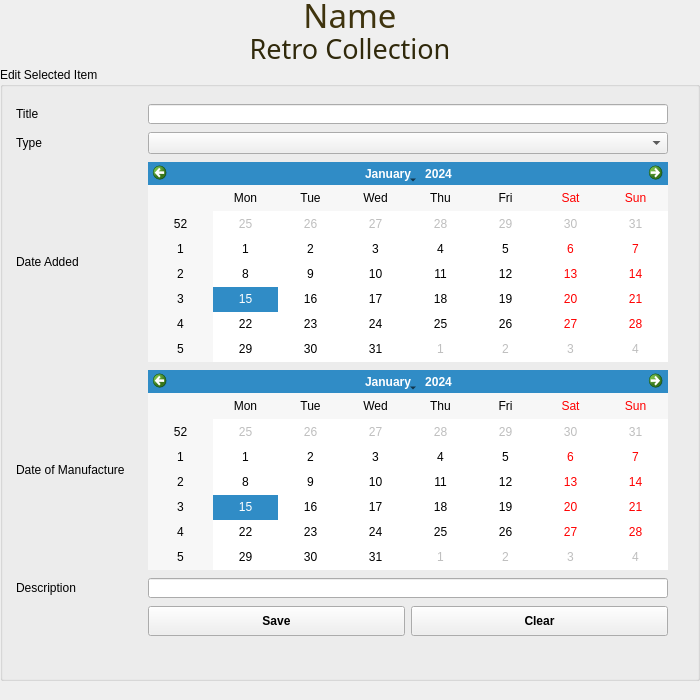
<?xml version="1.0" encoding="UTF-8"?>
<ui version="4.0">
 <class>MainWindow</class>
 <widget class="QMainWindow" name="MainWindow">
  <property name="geometry">
   <rect>
    <x>0</x>
    <y>0</y>
    <width>700</width>
    <height>700</height>
   </rect>
  </property>
  <property name="sizePolicy">
   <sizepolicy hsizetype="Minimum" vsizetype="Minimum">
    <horstretch>0</horstretch>
    <verstretch>0</verstretch>
   </sizepolicy>
  </property>
  <property name="minimumSize">
   <size>
    <width>700</width>
    <height>700</height>
   </size>
  </property>
  <property name="maximumSize">
   <size>
    <width>700</width>
    <height>700</height>
   </size>
  </property>
  <property name="windowTitle">
   <string>Editor</string>
  </property>
  <widget class="QWidget" name="centralwidget">
   <property name="sizePolicy">
    <sizepolicy hsizetype="Minimum" vsizetype="Minimum">
     <horstretch>0</horstretch>
     <verstretch>0</verstretch>
    </sizepolicy>
   </property>
   <property name="minimumSize">
    <size>
     <width>700</width>
     <height>700</height>
    </size>
   </property>
   <property name="maximumSize">
    <size>
     <width>700</width>
     <height>700</height>
    </size>
   </property>
   <widget class="QWidget" name="verticalLayoutWidget">
    <property name="geometry">
     <rect>
      <x>0</x>
      <y>0</y>
      <width>702</width>
      <height>681</height>
     </rect>
    </property>
    <layout class="QVBoxLayout" name="verticalLayout">
     <property name="sizeConstraint">
      <enum>QLayout::SetMinimumSize</enum>
     </property>
     <item>
      <widget class="QLabel" name="lbl_name">
       <property name="sizePolicy">
        <sizepolicy hsizetype="Minimum" vsizetype="Minimum">
         <horstretch>0</horstretch>
         <verstretch>0</verstretch>
        </sizepolicy>
       </property>
       <property name="minimumSize">
        <size>
         <width>700</width>
         <height>30</height>
        </size>
       </property>
       <property name="maximumSize">
        <size>
         <width>700</width>
         <height>30</height>
        </size>
       </property>
       <property name="palette">
        <palette>
         <active>
          <colorrole role="WindowText">
           <brush brushstyle="SolidPattern">
            <color alpha="255">
             <red>63</red>
             <green>52</green>
             <blue>14</blue>
            </color>
           </brush>
          </colorrole>
          <colorrole role="Text">
           <brush brushstyle="SolidPattern">
            <color alpha="255">
             <red>142</red>
             <green>122</green>
             <blue>230</blue>
            </color>
           </brush>
          </colorrole>
         </active>
         <inactive>
          <colorrole role="WindowText">
           <brush brushstyle="SolidPattern">
            <color alpha="255">
             <red>63</red>
             <green>52</green>
             <blue>14</blue>
            </color>
           </brush>
          </colorrole>
          <colorrole role="Text">
           <brush brushstyle="SolidPattern">
            <color alpha="255">
             <red>142</red>
             <green>122</green>
             <blue>230</blue>
            </color>
           </brush>
          </colorrole>
         </inactive>
         <disabled>
          <colorrole role="WindowText">
           <brush brushstyle="SolidPattern">
            <color alpha="255">
             <red>127</red>
             <green>127</green>
             <blue>127</blue>
            </color>
           </brush>
          </colorrole>
          <colorrole role="Text">
           <brush brushstyle="SolidPattern">
            <color alpha="255">
             <red>127</red>
             <green>127</green>
             <blue>127</blue>
            </color>
           </brush>
          </colorrole>
         </disabled>
        </palette>
       </property>
       <property name="font">
        <font>
         <family>Big Caslon</family>
         <pointsize>25</pointsize>
         <strikeout>false</strikeout>
        </font>
       </property>
       <property name="text">
        <string>Name</string>
       </property>
       <property name="alignment">
        <set>Qt::AlignCenter</set>
       </property>
      </widget>
     </item>
     <item>
      <widget class="QLabel" name="lbl_retro">
       <property name="sizePolicy">
        <sizepolicy hsizetype="Minimum" vsizetype="Minimum">
         <horstretch>0</horstretch>
         <verstretch>0</verstretch>
        </sizepolicy>
       </property>
       <property name="minimumSize">
        <size>
         <width>700</width>
         <height>25</height>
        </size>
       </property>
       <property name="maximumSize">
        <size>
         <width>700</width>
         <height>25</height>
        </size>
       </property>
       <property name="palette">
        <palette>
         <active>
          <colorrole role="WindowText">
           <brush brushstyle="SolidPattern">
            <color alpha="255">
             <red>48</red>
             <green>41</green>
             <blue>11</blue>
            </color>
           </brush>
          </colorrole>
         </active>
         <inactive>
          <colorrole role="WindowText">
           <brush brushstyle="SolidPattern">
            <color alpha="255">
             <red>48</red>
             <green>41</green>
             <blue>11</blue>
            </color>
           </brush>
          </colorrole>
         </inactive>
         <disabled>
          <colorrole role="WindowText">
           <brush brushstyle="SolidPattern">
            <color alpha="255">
             <red>127</red>
             <green>127</green>
             <blue>127</blue>
            </color>
           </brush>
          </colorrole>
         </disabled>
        </palette>
       </property>
       <property name="font">
        <font>
         <family>Big Caslon</family>
         <pointsize>20</pointsize>
        </font>
       </property>
       <property name="text">
        <string>Retro Collection</string>
       </property>
       <property name="alignment">
        <set>Qt::AlignCenter</set>
       </property>
      </widget>
     </item>
     <item>
      <widget class="QGroupBox" name="groupBox">
       <property name="sizePolicy">
        <sizepolicy hsizetype="Minimum" vsizetype="Minimum">
         <horstretch>0</horstretch>
         <verstretch>0</verstretch>
        </sizepolicy>
       </property>
       <property name="minimumSize">
        <size>
         <width>700</width>
         <height>0</height>
        </size>
       </property>
       <property name="maximumSize">
        <size>
         <width>700</width>
         <height>16777215</height>
        </size>
       </property>
       <property name="title">
        <string>Edit Selected Item</string>
       </property>
       <widget class="QWidget" name="gridLayoutWidget">
        <property name="geometry">
         <rect>
          <x>0</x>
          <y>20</y>
          <width>685</width>
          <height>570</height>
         </rect>
        </property>
        <layout class="QGridLayout" name="gridLayout">
         <property name="leftMargin">
          <number>15</number>
         </property>
         <property name="topMargin">
          <number>15</number>
         </property>
         <property name="rightMargin">
          <number>15</number>
         </property>
         <property name="bottomMargin">
          <number>15</number>
         </property>
         <item row="4" column="1">
          <widget class="QLineEdit" name="txt_description">
           <property name="sizePolicy">
            <sizepolicy hsizetype="Minimum" vsizetype="Minimum">
             <horstretch>0</horstretch>
             <verstretch>0</verstretch>
            </sizepolicy>
           </property>
           <property name="minimumSize">
            <size>
             <width>520</width>
             <height>20</height>
            </size>
           </property>
           <property name="maximumSize">
            <size>
             <width>520</width>
             <height>20</height>
            </size>
           </property>
          </widget>
         </item>
         <item row="0" column="1">
          <widget class="QLineEdit" name="txt_title">
           <property name="sizePolicy">
            <sizepolicy hsizetype="Minimum" vsizetype="Minimum">
             <horstretch>0</horstretch>
             <verstretch>0</verstretch>
            </sizepolicy>
           </property>
           <property name="minimumSize">
            <size>
             <width>520</width>
             <height>20</height>
            </size>
           </property>
           <property name="maximumSize">
            <size>
             <width>520</width>
             <height>20</height>
            </size>
           </property>
          </widget>
         </item>
         <item row="0" column="0">
          <widget class="QLabel" name="label">
           <property name="sizePolicy">
            <sizepolicy hsizetype="Minimum" vsizetype="Minimum">
             <horstretch>0</horstretch>
             <verstretch>0</verstretch>
            </sizepolicy>
           </property>
           <property name="minimumSize">
            <size>
             <width>125</width>
             <height>20</height>
            </size>
           </property>
           <property name="maximumSize">
            <size>
             <width>125</width>
             <height>20</height>
            </size>
           </property>
           <property name="text">
            <string>Title</string>
           </property>
          </widget>
         </item>
         <item row="1" column="0">
          <widget class="QLabel" name="label_2">
           <property name="sizePolicy">
            <sizepolicy hsizetype="Minimum" vsizetype="Minimum">
             <horstretch>0</horstretch>
             <verstretch>0</verstretch>
            </sizepolicy>
           </property>
           <property name="minimumSize">
            <size>
             <width>125</width>
             <height>20</height>
            </size>
           </property>
           <property name="maximumSize">
            <size>
             <width>125</width>
             <height>20</height>
            </size>
           </property>
           <property name="text">
            <string>Type</string>
           </property>
          </widget>
         </item>
         <item row="1" column="1">
          <widget class="QComboBox" name="cmb_type">
           <property name="sizePolicy">
            <sizepolicy hsizetype="Minimum" vsizetype="Minimum">
             <horstretch>0</horstretch>
             <verstretch>0</verstretch>
            </sizepolicy>
           </property>
           <property name="minimumSize">
            <size>
             <width>520</width>
             <height>20</height>
            </size>
           </property>
           <property name="maximumSize">
            <size>
             <width>520</width>
             <height>40</height>
            </size>
           </property>
          </widget>
         </item>
         <item row="5" column="1">
          <layout class="QHBoxLayout" name="horizontalLayout_2">
           <property name="sizeConstraint">
            <enum>QLayout::SetMinimumSize</enum>
           </property>
           <item>
            <widget class="QPushButton" name="btn_edit">
             <property name="minimumSize">
              <size>
               <width>0</width>
               <height>30</height>
              </size>
             </property>
             <property name="maximumSize">
              <size>
               <width>16777215</width>
               <height>30</height>
              </size>
             </property>
             <property name="font">
              <font>
               <weight>75</weight>
               <bold>true</bold>
              </font>
             </property>
             <property name="text">
              <string>Save</string>
             </property>
            </widget>
           </item>
           <item>
            <widget class="QPushButton" name="btn_clear">
             <property name="minimumSize">
              <size>
               <width>0</width>
               <height>30</height>
              </size>
             </property>
             <property name="maximumSize">
              <size>
               <width>16777215</width>
               <height>30</height>
              </size>
             </property>
             <property name="font">
              <font>
               <weight>75</weight>
               <bold>true</bold>
              </font>
             </property>
             <property name="text">
              <string>Clear</string>
             </property>
            </widget>
           </item>
          </layout>
         </item>
         <item row="2" column="0">
          <widget class="QLabel" name="label_3">
           <property name="sizePolicy">
            <sizepolicy hsizetype="Minimum" vsizetype="Minimum">
             <horstretch>0</horstretch>
             <verstretch>0</verstretch>
            </sizepolicy>
           </property>
           <property name="minimumSize">
            <size>
             <width>120</width>
             <height>20</height>
            </size>
           </property>
           <property name="maximumSize">
            <size>
             <width>125</width>
             <height>20</height>
            </size>
           </property>
           <property name="text">
            <string>Date Added</string>
           </property>
          </widget>
         </item>
         <item row="3" column="0">
          <widget class="QLabel" name="label_4">
           <property name="sizePolicy">
            <sizepolicy hsizetype="Minimum" vsizetype="Minimum">
             <horstretch>0</horstretch>
             <verstretch>0</verstretch>
            </sizepolicy>
           </property>
           <property name="minimumSize">
            <size>
             <width>125</width>
             <height>20</height>
            </size>
           </property>
           <property name="maximumSize">
            <size>
             <width>125</width>
             <height>20</height>
            </size>
           </property>
           <property name="text">
            <string>Date of Manufacture</string>
           </property>
          </widget>
         </item>
         <item row="4" column="0">
          <widget class="QLabel" name="label_5">
           <property name="sizePolicy">
            <sizepolicy hsizetype="Minimum" vsizetype="Minimum">
             <horstretch>0</horstretch>
             <verstretch>0</verstretch>
            </sizepolicy>
           </property>
           <property name="minimumSize">
            <size>
             <width>125</width>
             <height>20</height>
            </size>
           </property>
           <property name="maximumSize">
            <size>
             <width>125</width>
             <height>20</height>
            </size>
           </property>
           <property name="text">
            <string>Description</string>
           </property>
          </widget>
         </item>
         <item row="2" column="1">
          <widget class="QCalendarWidget" name="cal_doa">
           <property name="sizePolicy">
            <sizepolicy hsizetype="Minimum" vsizetype="Minimum">
             <horstretch>0</horstretch>
             <verstretch>0</verstretch>
            </sizepolicy>
           </property>
           <property name="minimumSize">
            <size>
             <width>520</width>
             <height>200</height>
            </size>
           </property>
           <property name="maximumSize">
            <size>
             <width>520</width>
             <height>200</height>
            </size>
           </property>
          </widget>
         </item>
         <item row="3" column="1">
          <widget class="QCalendarWidget" name="cal_dom">
           <property name="sizePolicy">
            <sizepolicy hsizetype="Minimum" vsizetype="Minimum">
             <horstretch>0</horstretch>
             <verstretch>0</verstretch>
            </sizepolicy>
           </property>
           <property name="minimumSize">
            <size>
             <width>520</width>
             <height>200</height>
            </size>
           </property>
           <property name="maximumSize">
            <size>
             <width>520</width>
             <height>200</height>
            </size>
           </property>
          </widget>
         </item>
        </layout>
       </widget>
      </widget>
     </item>
    </layout>
   </widget>
  </widget>
 </widget>
 <tabstops>
  <tabstop>txt_title</tabstop>
  <tabstop>cmb_type</tabstop>
  <tabstop>cal_doa</tabstop>
  <tabstop>cal_dom</tabstop>
  <tabstop>txt_description</tabstop>
  <tabstop>btn_edit</tabstop>
  <tabstop>btn_clear</tabstop>
 </tabstops>
 <resources/>
 <connections/>
</ui>
